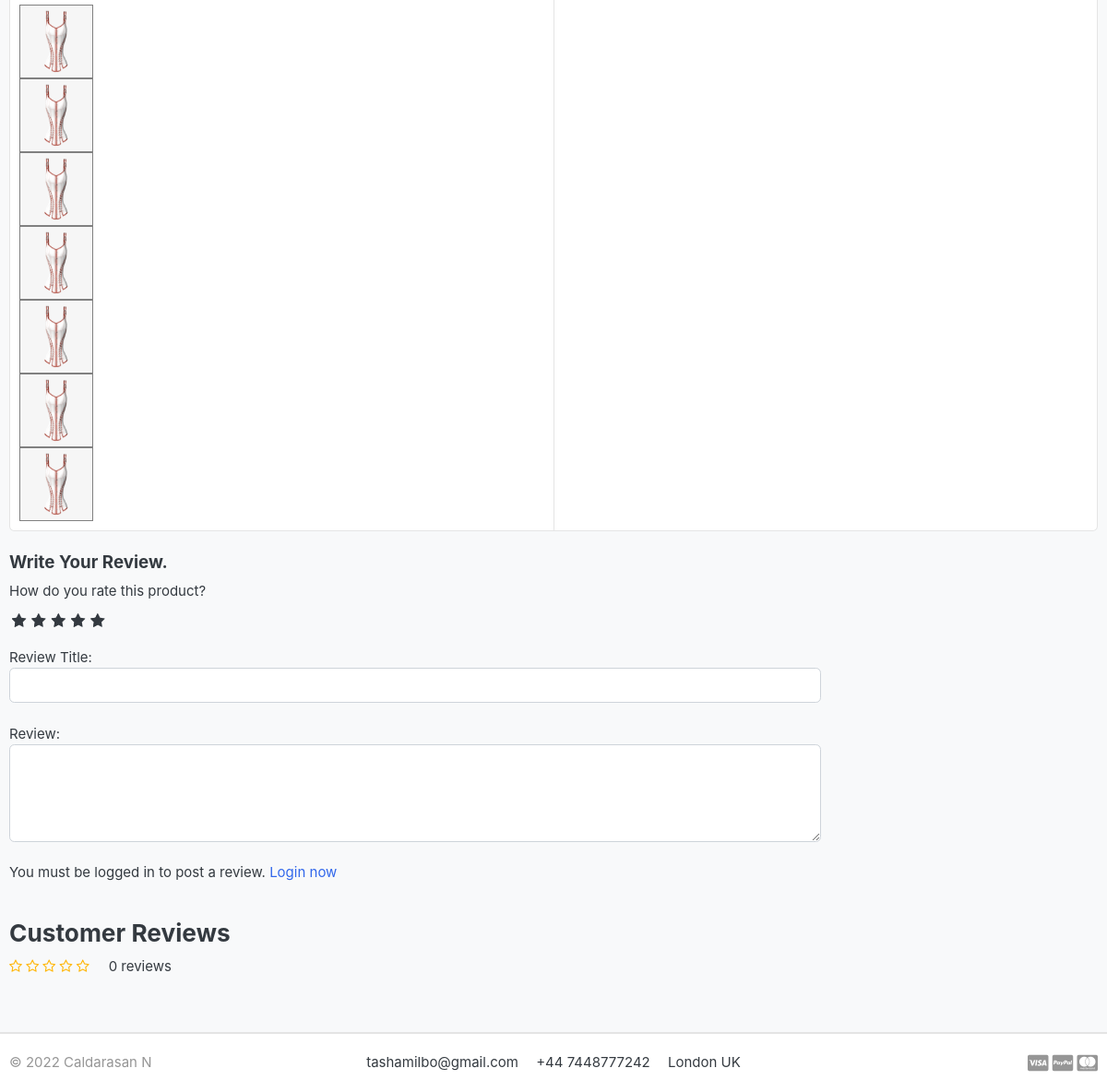
Page /store/category/corset/corse/ (lower part) on the earlier database version.
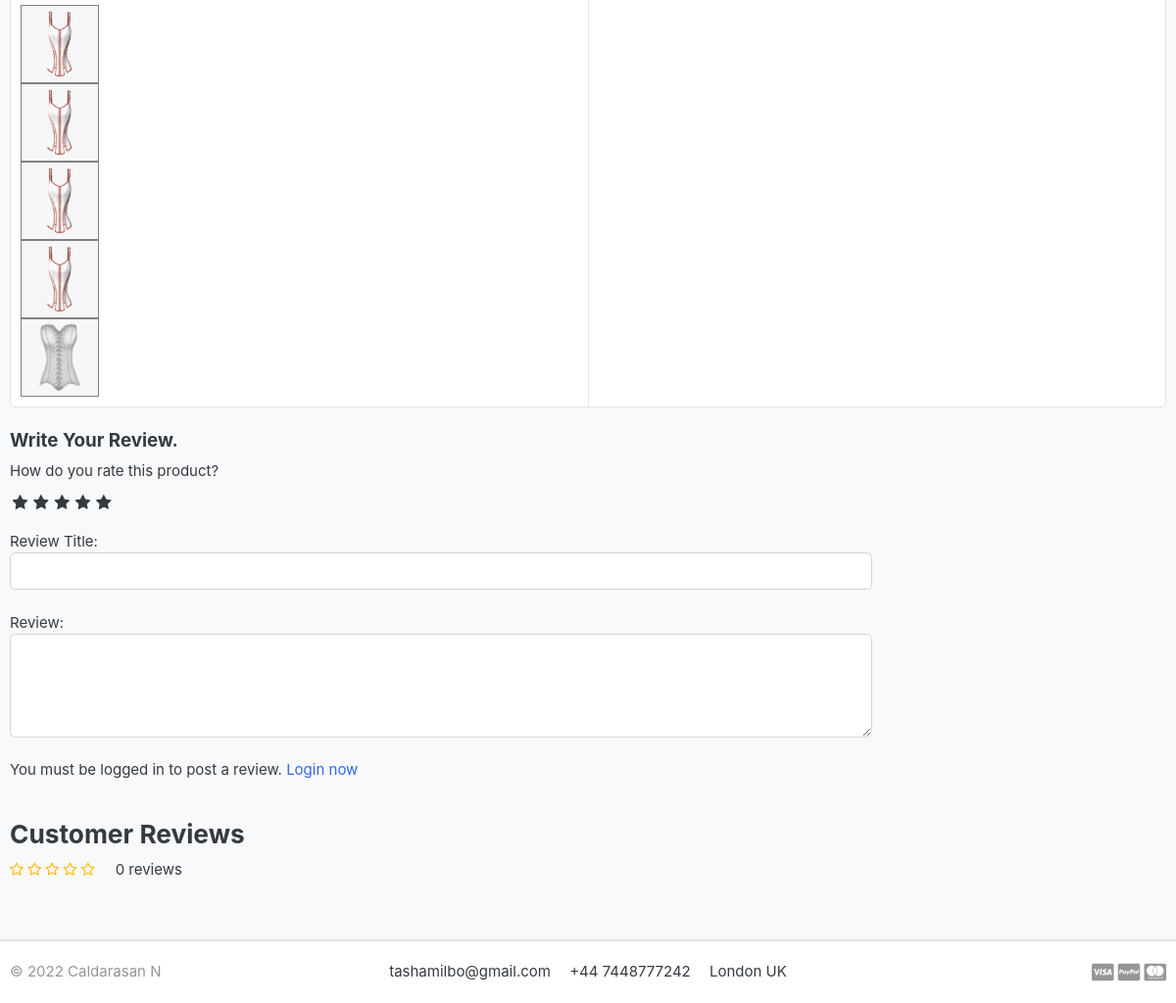
Same page on the later database version.
### store/models.py (models this page shows, shortened)
class ProductGallery(models.Model):
    product = models.ForeignKey(Product, default=None, on_delete=models.CASCADE)
    image = models.ImageField(upload_to='store/products', max_length=255)
    class Meta:
        verbose_name = 'productgalery'
        verbose_name_plural = 'product gallery'

### store/views.py (the view)
# urls.py: path('category/<slug:category_slug>/<slug:product_slug>/', views.product_detail, name='product_detail'),
def product_detail(request, category_slug, product_slug):
    try:
        single_product = Product.objects.get(category__slug=category_slug, slug=product_slug)
        in_cart = CartItem.objects.filter(cart__cart_id=_cart_id(request), product=single_product).exists()
    except Exception as e:
        raise e
    if request.user.is_authenticated:
        try:
            orderproduct = OrderProduct.objects.filter(user=request.user, product_id=single_product.id).exists()
        except OrderProduct.DoesNotExist:
            orderproduct = None
    else:
        orderproduct = None
    reviews = ReviewRating.objects.filter(product_id=single_product.id, status=True)
    product_gallery = ProductGallery.objects.filter(product_id=single_product.id)
    context = {
        'single_product': single_product,
        'in_cart': in_cart,
        'orderproduct': orderproduct,
        'reviews': reviews,
        'product_gallery': product_gallery,
    }
    return render(request, 'store/product_detail.html', context)

### carts/context_processors.py (called while the page is built)
def counter(request):
    cart_count = 0
    if 'admin' in request.path:
        return {}
    else:
        try:
            cart = Cart.objects.filter(cart_id=_cart_id(request))
            if request.user.is_authenticated:
                cart_items = CartItem.objects.all().filter(user=request.user)
            else:
                cart_items = CartItem.objects.all().filter(cart=cart[:1])
            for cart_item in cart_items:
                cart_count += cart_item.quantity
        except Cart.DoesNotExist:
            cart_count = 0
    return dict(cart_count=cart_count)

### carts/views.py (called while the page is built)
def _cart_id(request):
    cart = request.session.session_key
    if not cart:
        cart = request.session.create()
    return cart

### category/context_processors.py (called while the page is built)
def menu_links(request):
    links = Category.objects.all()
    return dict(links=links)

### category/models.py (called while the page is built)
    def get_url(self):
        return reverse('products_by_category', args=[self.slug])

### store/models.py (called while the page is built)
    def averageReview(self):
        reviews = ReviewRating.objects.filter(product=self, status=True).aggregate(average=Avg('rating'))
        avg = 0
        if reviews['average'] is not None:
            avg = float(reviews['average'])
        return avg

### templates/store/product_detail.html (shortened to what the changed rows need)
{% extends 'base.html' %}
{% load static %}
{% block content %}
<section class="section-content padding-y bg">
    <div class="container">
    <div class="card">
        <div class="row no-gutters">
            <aside class="col-md-6">
    <ul class="thumb">
        <li>
            {% for i in product_gallery %}
            <a href="{{i.image.url}}" target="mainImage"><img src="{{i.image.url}}" alt="Product Image"></a>
            {% endfor %}
        </li>
    </ul>
  </aside>
          </div>
      </div>
      <br>
</div>
</section>
{% endblock %}

Differences in the rows shown:
removed ProductGallery: image (picture)
removed ProductGallery: image (picture)
removed ProductGallery: image (picture)
added ProductGallery: image (picture)
